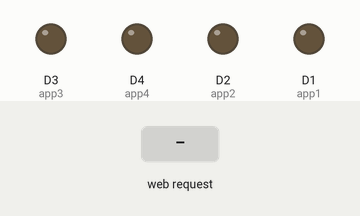
Simulated run of this sketch. Board: ESP8266 (NodeMCU). Shown: output pins drawn as LEDs (lit = HIGH). The test bench sets the inputs (shaded band). WiFi joins after 1.5 s; servers stay silent unless stated; what the sketch prints to the serial monitor is not drawn.

Above: at 2.7 s.
2.8 s: HTTP request GET /app1/on received
At 4.0 s:
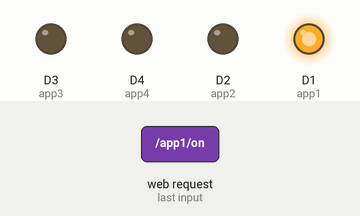
4.3 s: HTTP request GET /app2/on received
At 5.1 s:
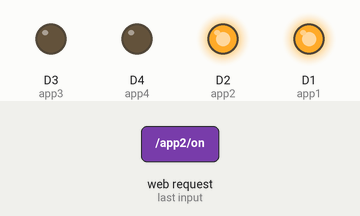
5.8 s: HTTP request GET /app1/off received
At 6.2 s:
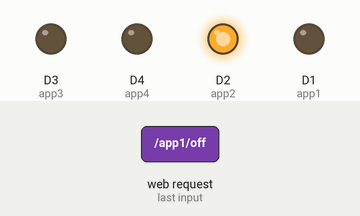
7.3 s: HTTP request GET /app3/on received
At 8.5 s:
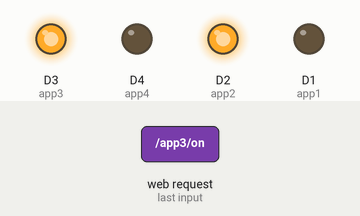
8.8 s: HTTP request GET /app2/off received
At 9.7 s:
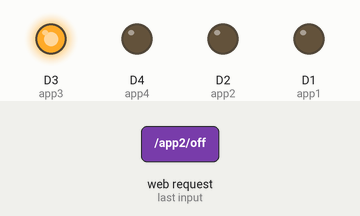
10.3 s: HTTP request GET /app4/on received
At 10.8 s:
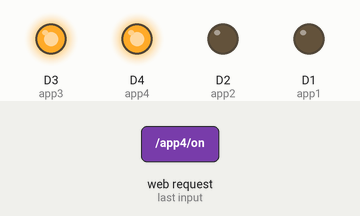
Timing chart, 0 to 12.8 s (numbered marks = the images above; inputs shaded):
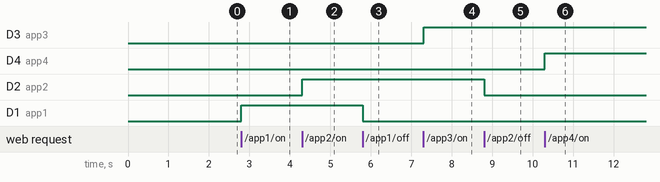

The sketch:

TESTING_ESP.ino
```cpp
#include <ESP8266WiFi.h>

// Add wifi access point credentiaals
const char* ssid     = "EazyLife";
const char* password = "eazylife7";

WiFiServer server(80);// Set port to 80


String header; // This storees the HTTP request

// Declare the pins to which the appliances are connected via relays
int app1 = D1; //appliance 1
int app2 = D2; //appliance 2`
int app3 = D3; //appliance 1
int app4 = D4; //appliance 2`
//you can add more more appliances below.

String app1state = "off";// state of appliance1
String app2state = "off";// state of appliance2
String app3state = "off";// state of appliance1
String app4state = "off";// state of appliance2


void setup() {
  Serial.begin(115200);

  // Set the pinmode of the pins to which the LEDs are connected and turn them low to prevent flunctuations

  pinMode(app1, OUTPUT);
  pinMode(app2, OUTPUT);
  pinMode(app3, OUTPUT);
  pinMode(app4, OUTPUT);
  digitalWrite(app1, LOW);
  digitalWrite(app2, LOW);
  digitalWrite(app3, LOW);
  digitalWrite(app4, LOW);

  //connect to access point

  WiFi.begin(ssid, password);
  Serial.print("Connecting to ");
  Serial.println(ssid);
  while (WiFi.status() != WL_CONNECTED) {
    delay(500);
    Serial.print(".");
  }

  // Print local IP address and start web server

  Serial.println("");
  Serial.println("WiFi connected.");
  Serial.println("IP address: ");
  Serial.println(WiFi.localIP());// this will display the Ip address of the Pi which should be entered into your browser
  server.begin();
}

void loop() {
  WiFiClient client = server.available();   // Listen for incoming clients

  if (client) {                             // If a new client connects,
    String currentLine = "";                // make a String to hold incoming data from the client
    while (client.connected()) {            // loop while the client's connected
      if (client.available()) {             // if there's bytes to read from the client,
        char c = client.read();             // read a byte, then
        Serial.write(c);                    // print it out the serial monitor
        header += c;
        if (c == '\n') {                    // if the byte is a newline character
          // if the current line is blank, you got two newline characters in a row.
          // that's the end of the client HTTP request, so send a response:
          if (currentLine.length() == 0) {
            // HTTP headers always start with a response code (e.g. HTTP/1.1 200 OK)
            // and a content-type so the client knows what's coming, then a blank line:
            client.println("HTTP/1.1 200 OK");
            client.println("Content-type:text/html");
            client.println("Connection: close");
            client.println();

            // turns the GPIOs on and off

            if (header.indexOf("GET /app1/on") >= 0) {
              Serial.println("App 1 on");
              app1state = "on";
              digitalWrite(app1, HIGH);
            }
            else if (header.indexOf("GET /app1/off") >= 0) {
              Serial.println("App 1 off");
              app1state = "off";
              digitalWrite(app1, LOW);
            }
            else if (header.indexOf("GET /app2/on") >= 0) {
              Serial.println("App 2 on");
              app2state = "on";
              digitalWrite(app2, HIGH);
            }
            else if (header.indexOf("GET /app2/off") >= 0) {
              Serial.println("App 2 off");
              app2state = "off";
              digitalWrite(app2, LOW);
            }
            else if (header.indexOf("GET /app3/on") >= 0) {
              Serial.println("App 3 on");
              app3state = "on";
              digitalWrite(app3, HIGH);
            }
            else if (header.indexOf("GET /app3/off") >= 0) {
              Serial.println("App 3 off");
              app3state = "off";
              digitalWrite(app3, LOW);
            }
            else if (header.indexOf("GET /app4/on") >= 0) {
              Serial.println("App 4 on");
              app4state = "on";
              digitalWrite(app4, HIGH);
            }
            else if (header.indexOf("GET /app4/off") >= 0) {
              Serial.println("App 4 off");
              app4state = "off";
              digitalWrite(app4, LOW);
            }

            // Display the HTML web page

            client.println("<!DOCTYPE html><html>");
            client.println("<head><meta name=\"viewport\" content=\"width=device-width, initial-scale=1\">");
            client.println("<link rel=\"icon\" href=\"data:,\">");

            // CSS to style the on/off buttons
            // Feel free to change the background-color and font-size attributes to fit your preferences
            client.println("<style>html { font-family: Helvetica; display: inline-block; margin: 0px auto; text-align: center;}");
            client.println(".button { background-color: #195B6A; border: none; color: white; padding: 16px 40px;");
            client.println("text-decoration: none; font-size: 30px; margin: 2px; cursor: pointer;}");
            client.println(".button2 {background-color: #77878A;}</style></head>");

            // Web Page Heading
            client.println("<body><h1>DEazyLife Electronics wifi control</h1>");

            // Display current state, and ON/OFF buttons for GPIO 5
            client.println("<p>app1 - State " + app1state + "</p>");
            // If Appliance 1 is off, it displays the ON button
            if (app1state == "off") {
              client.println("<p><a href=\"/app1/on\"><button class=\"button\">ON</button></a></p>");
            } else {
              client.println("<p><a href=\"/app1/off\"><button class=\"button button2\">OFF</button></a></p>");
            }

            // Display current state, and ON/OFF buttons for GPIO 4
            client.println("<p>app2 - State " + app2state + "</p>");
            // If Appliance 2 is off, it displays the ON button
            if (app2state == "off") {
              client.println("<p><a href=\"/app2/on\"><button class=\"button\">ON</button></a></p>");
            } else {
              client.println("<p><a href=\"/app2/off\"><button class=\"button button2\">OFF</button></a></p>");
            }
            client.println("</body></html>");


            // Display current state, and ON/OFF buttons for GPIO 3
            client.println("<p>app3 - State " + app3state + "</p>");
            // If Appliance 3 is off, it displays the ON button
            if (app3state == "off") {
              client.println("<p><a href=\"/app3/on\"><button class=\"button\">ON</button></a></p>");
            } else {
              client.println("<p><a href=\"/app3/off\"><button class=\"button button2\">OFF</button></a></p>");
            }

            // Display current state, and ON/OFF buttons for GPIO 2
            client.println("<p>app4 - State " + app4state + "</p>");
            // If Appliance 4 is off, it displays the ON button
            if (app4state == "off") {
              client.println("<p><a href=\"/app4/on\"><button class=\"button\">ON</button></a></p>");
            } else {
              client.println("<p><a href=\"/app4/off\"><button class=\"button button2\">OFF</button></a></p>");
            }
            client.println("</body></html>");

            // The HTTP response ends with another blank line
            client.println();
            // Break out of the while loop
            break;
          }
          else { // if you got a newline, then clear currentLine
            currentLine = "";
          }
        }
        else if (c != '\r') {  // if you got anything else but a carriage return character,
          currentLine += c;      // add it to the end of the currentLine
        }
      }
    }
    // Clear the header variable
    header = "";
    // Close the connection
    client.stop();
    Serial.println("Client disconnected.");
    Serial.println("");
  }
}
```

Measured:
- after the input at 2.8 s, D1 (app1): LOW → HIGH at once
- after the input at 4.3 s, D2 (app2): LOW → HIGH at once
- after the input at 5.8 s, D1 (app1): HIGH → LOW at once
- after the input at 7.3 s, D3 (app3): LOW → HIGH at once
- after the input at 8.8 s, D2 (app2): HIGH → LOW at once
- after the input at 10.3 s, D4 (app4): LOW → HIGH at once
